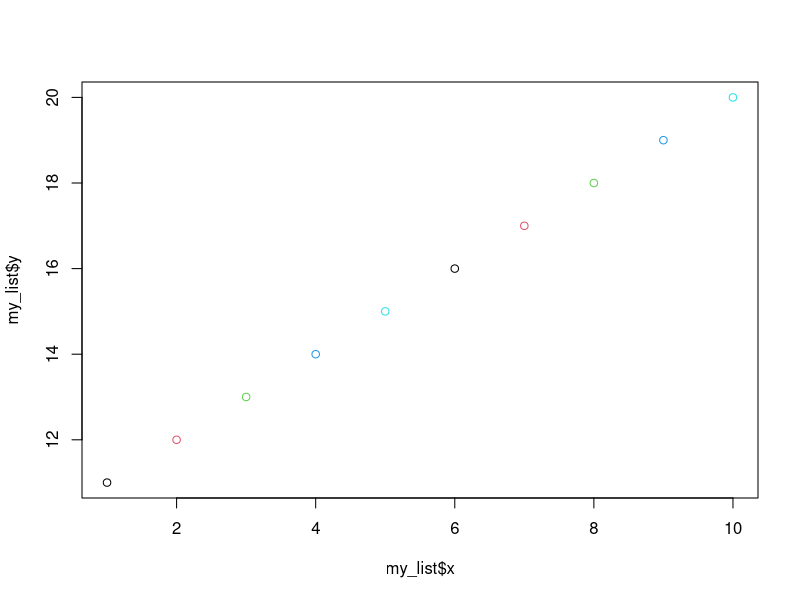
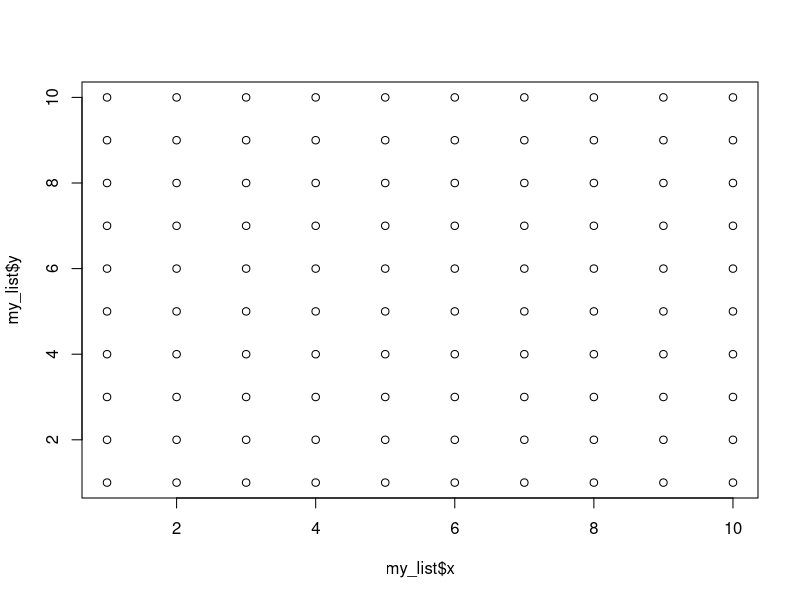
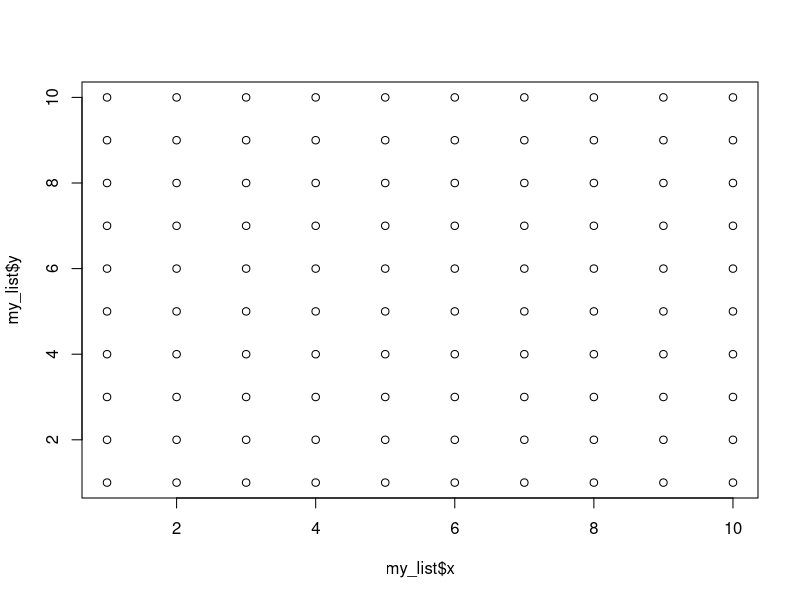
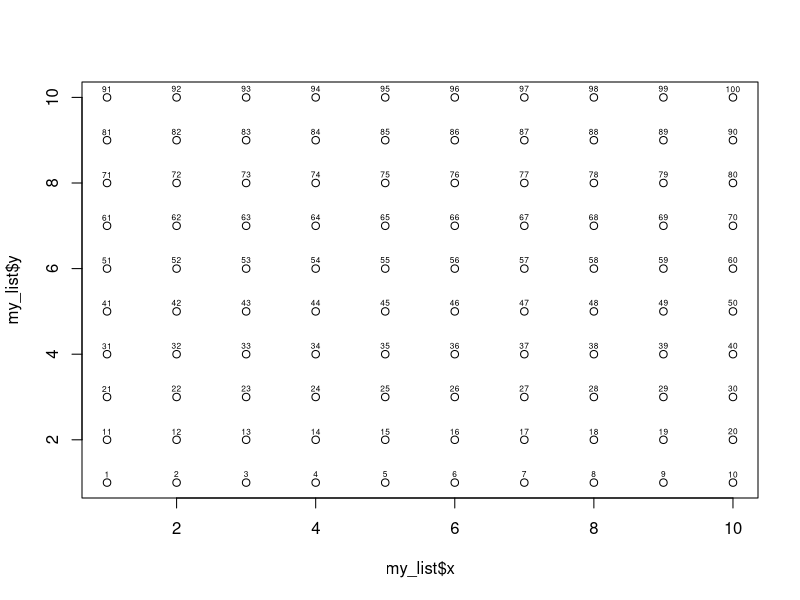
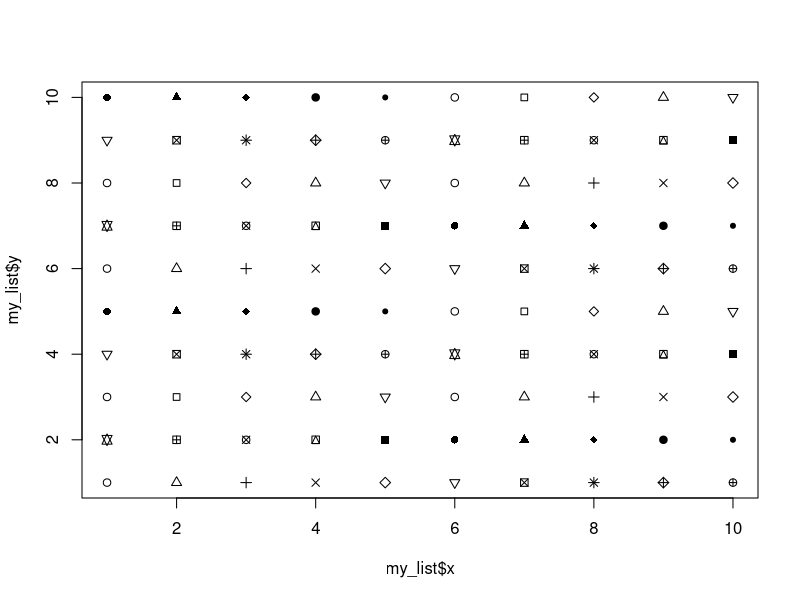
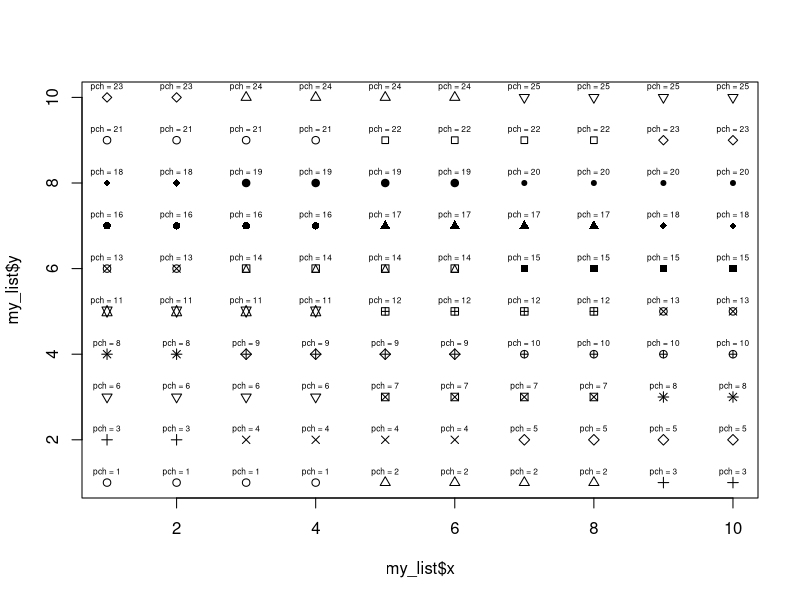
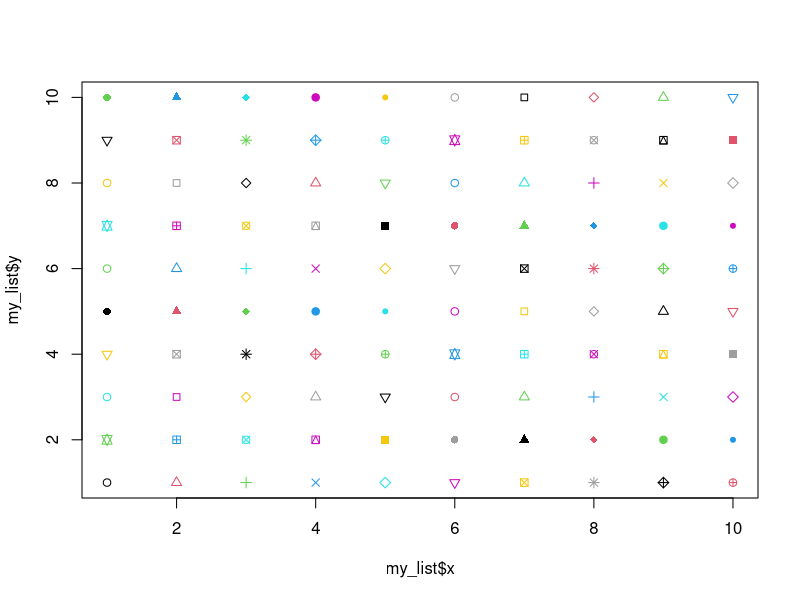

Source code (R) for these figures, in order:
## ---- chunk 1
knitr::opts_chunk$set(echo = TRUE)
## ---- chunk 2

my_matrix = matrix(data = c(1:10, 11:20, 111:120)) #We are using the arguments "data = ".

is.matrix(my_matrix) #We can interrogate the object and see if it is a matrix.

## ---- chunk 3

my_matrix

## ---- chunk 4

help(matrix)

## ---- chunk 5

my_cols = c("Species 1", "Species 2", "Species 3")
my_rows = c("Site 1", "Site 2", "Site 3", "Site 4", "Site 5", "Site 6", "Site 7", "Site 8", "Site 9", "Site 10")

my_names = list(my_rows, my_cols) #We're making a list here with the two vector objects above.

my_matrix = matrix(data = c(1:10, 11:20, 111:120), ncol = 3, dimnames = my_names) #Note we don't have to specify row number.

## ---- chunk 6

my_matrix = matrix(nrow = 10, ncol = 3, dimnames = my_names)

## ---- chunk 7

my_matrix[,1] = 1:10 #We're taking the columns in order here
my_matrix[,2] = 11:20
my_matrix[,3] = 111:120

#An alternative method

my_matrix[,"Species 1"] = 1:10
my_matrix[,"Species 2"] = 11:20
my_matrix[,"Species 3"] = 111:120

## ---- chunk 8

my_matrix[, 1]

my_matrix[1, ]

my_matrix[2, 2:3]

my_matrix[c(2,4,8), 3] #When can choose non-consecutive rows here with concatenate.


## ---- chunk 9

my_list = list(x = 1:10, y = 11:20, col = c(1:5)) #Note here we're only using a list of five integers for colors.

plot(my_list, col = my_list$col)

#What's wrong with this plot?

## ---- chunk 10

my_list = list(x = rep(1:10,10), 
               y = c(rep(1,10), rep(2,10), rep(3,10), rep(4,10), rep(5,10), rep(6,10), rep(7,10), rep(8,10), rep(9,10), rep(10,10))) #Functions are better here.

#Let's build a custom funciton. It's not so scary. We tell R what to do with a vector.

my_grid = function(x, times = 10){
  out = vector(mode = "numeric", length = length(x)*times) #Using length() function here. Allows us to be flexible.
  for(i in 1:length(x)){ #Yes, we use for() loops. For every position in our vector object, we're going to use the function rep.
    write_value = rep(x[i], times)
    out[1:10 + ((i-1) * 10)] = write_value
  }
  out
}

my_list = list(x = rep(1:10, 10),
               y = my_grid(1:10))

plot(my_list)

#The most efficient choice is a unique class of R functions centered around apply(). Here, we use sapply() to iteratively repeat the input 10 times.

my_list = list(x = rep(1:10, 10),
               y = sapply(1:10, function(x){
                    rep(x, 10)
                  })
               )

plot(my_list)

## ---- chunk 11

plot(my_list)

text(x = my_list$x, #Using function text() to add text to plot. Note arguments
     y = my_list$y+0.2, 
     labels = 1:100, 
     cex = 0.5) #The cex argument changes the size of what is plotted. CEX stands for "character expansion".



## ---- chunk 12

plot(my_list, pch = 1:25)

#How do we make it so the characters show up as 4 of each in a row?

plot(my_list, 
     pch = sapply(1:25, function(x){
       rep(x, 4)
     }))

#Can we add text to clarify? You bet!

text(x = my_list$x,
     y = my_list$y + 0.25,
     labels = paste0("pch = ", 
              sapply(1:25, function(y){ #This is the code chunk we used to get our symbols into groups of 4. 
                rep(y, 4)
              })),
     cex = 0.5)

## ---- chunk 13

plot(my_list, 
     pch = 1:25, 
     col = 1:8)


